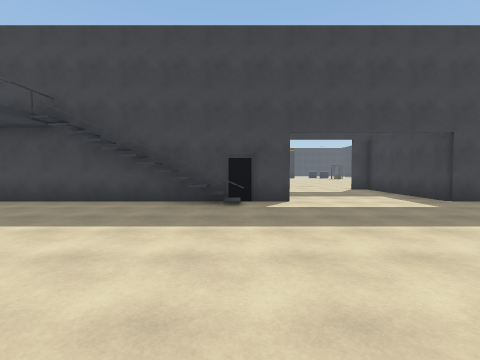
[1] (above)

24 first-person views from a walk through a 3-D level made in the Unity game engine. The camera is 1.5 m above the floor, tilts 2° down and sees 85° across. The floor is counted in squares, 2 m on a side. Each view is taken from the middle of a square. On the plan, view 1 faces up. The plan holds only what a view shows up to about 9 squares ahead; the rest is blank. The place goes on beyond the plan. Door leaves are left out, so doorways stand open.

[2]
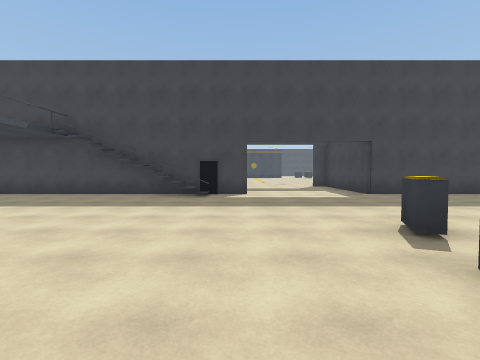

[3]
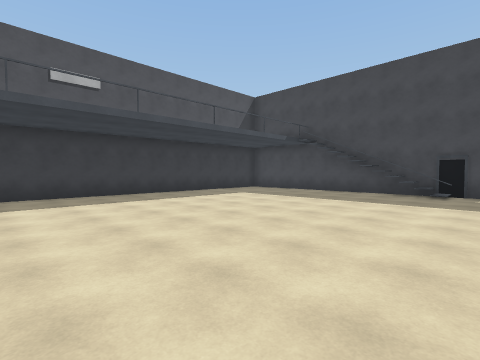

[4]
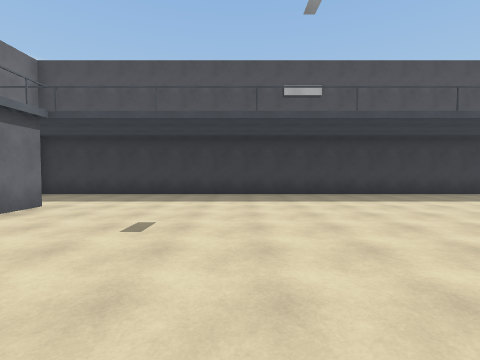

[5]
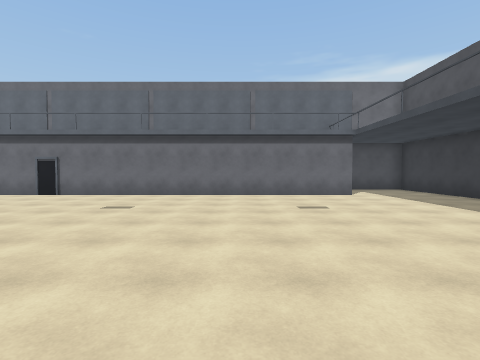

[6]
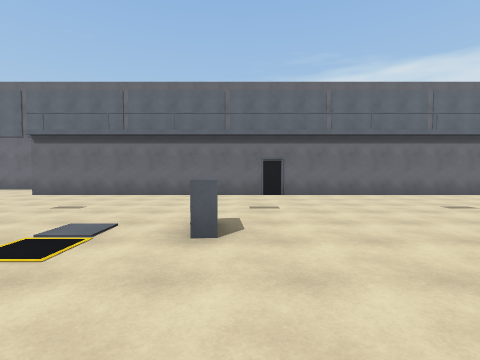

[7]
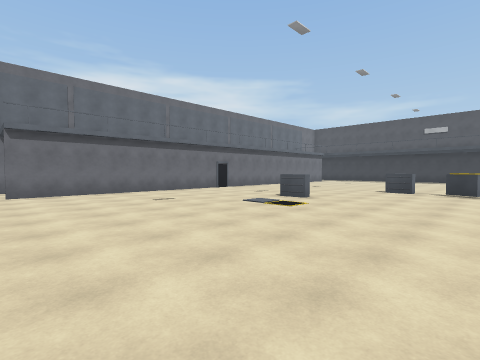

[8]
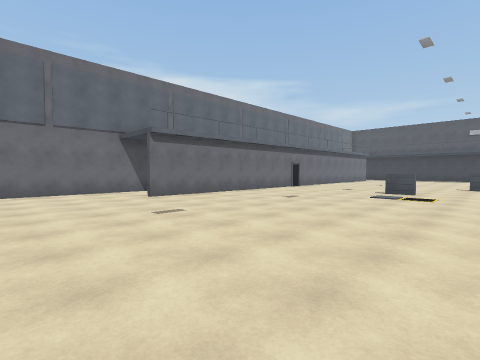

[9]
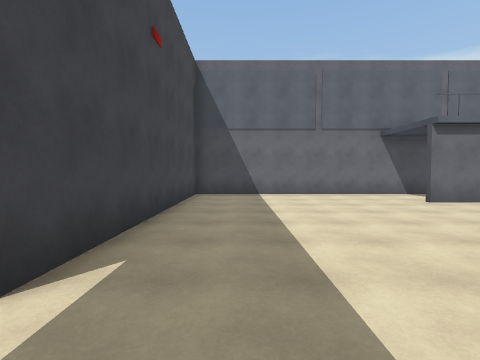

[10]
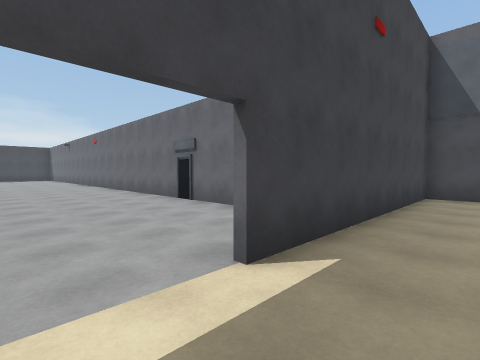

[11]
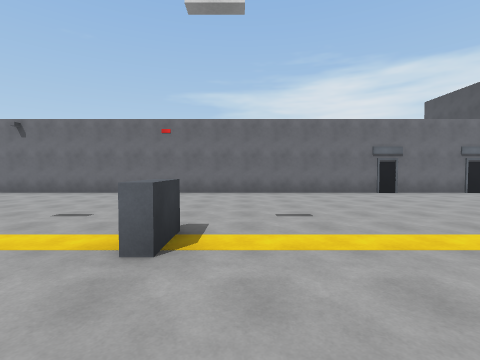

[12]
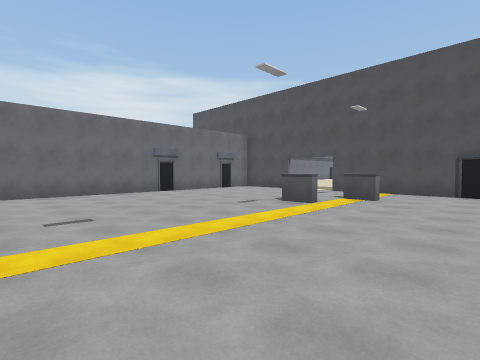

[13]
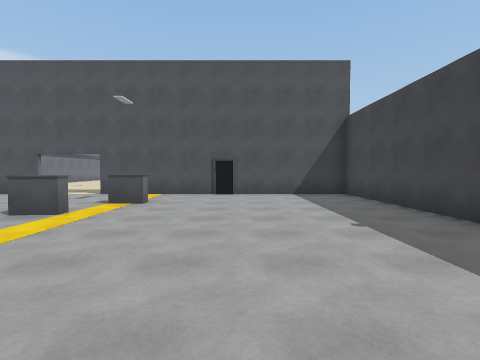

[14]
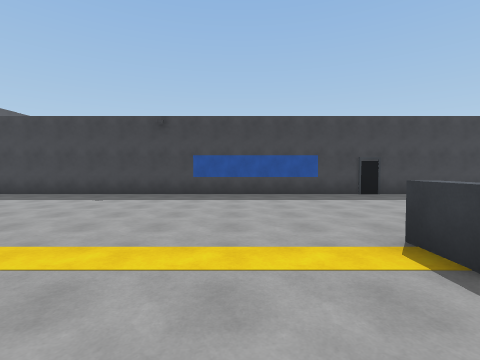

[15]
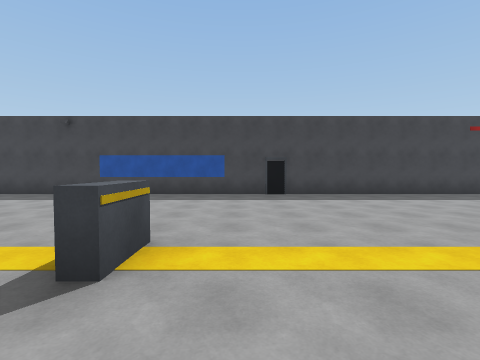

[16]
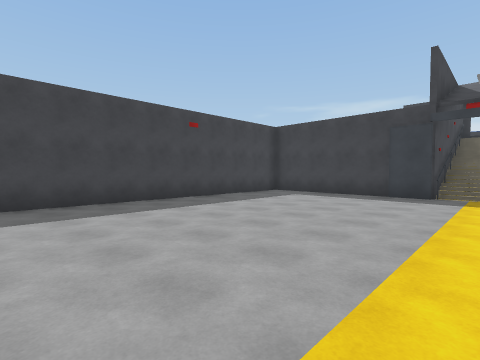

[17]
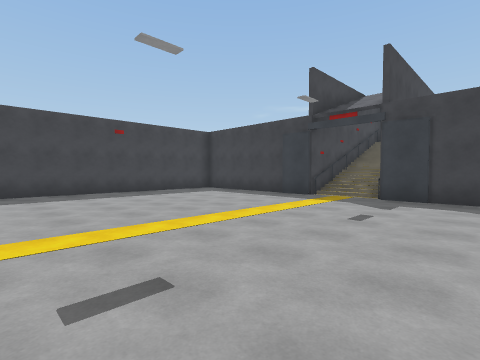

[18]
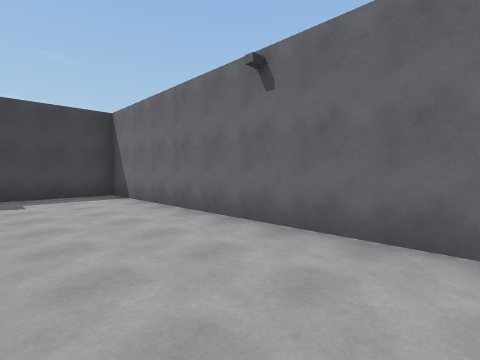

[19]
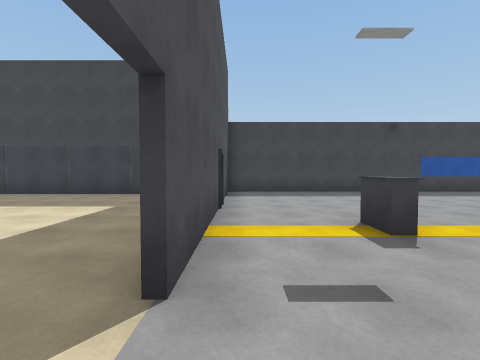

[20]
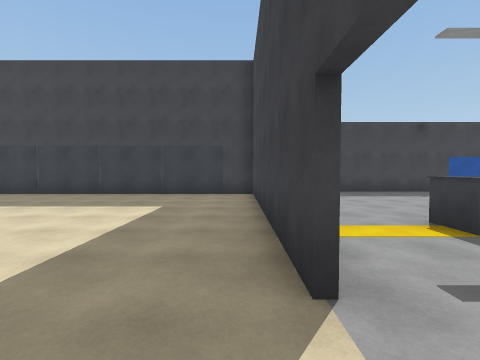

[21]
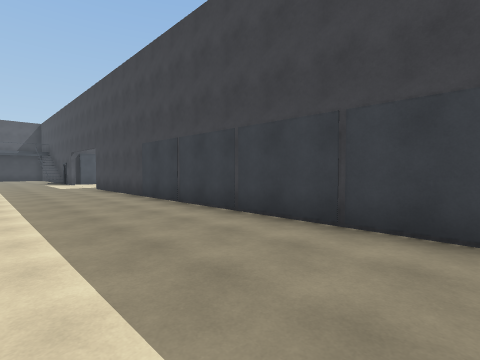

[22]
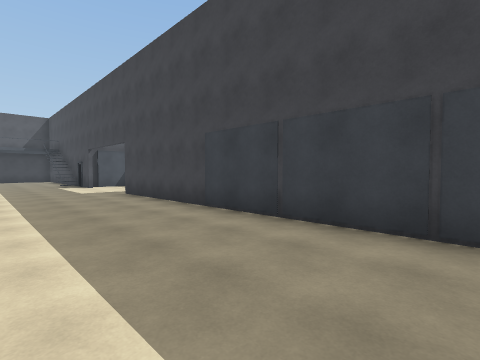

[23]
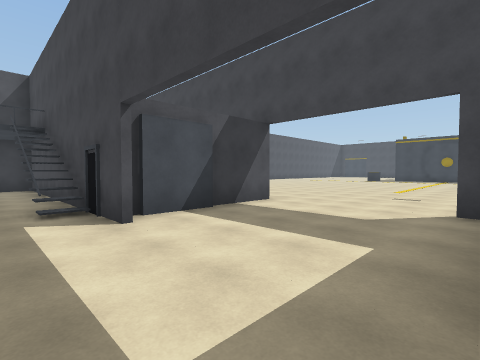

[24]
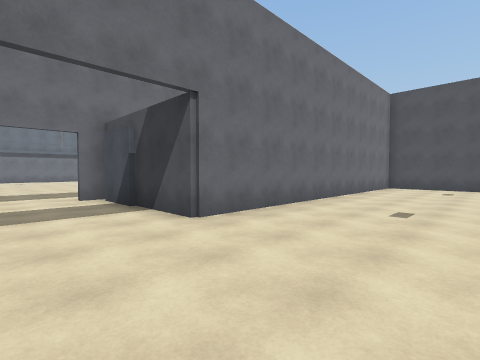

### Floor plan
Points are (right, up) in squares from view 1. A wall is a line through its corners. A room is listed if a view was taken in it or the views show most of it. See-through windows are left out.
Room 1 (views 1, 2, 3, 4, 5, 6, 7, 8, 9, 10, 19, 20, 21, 22, 23, 24)
walls: (1.2, 6.4) (-6.8, 6.4); (-7.4, 4.8) (-7.4, -9.5); (10.9, -9.4) (18.4, -9.4) (18.4, -2.5); (-4.6, -7.2) (12.5, -7.2); (18.4, -0.5) (18.4, 5.9); (18.5, 6.4) (5.1, 6.4) (5.1, 9); (-6.4, 10.6) (0.6, 10.6) (0.6, 6.6) (1.2, 6.6)
low walls: (0.1, 5.6) (-1.5, 5.6)
ways out: opening at (19, -1.5) to room 2
objects: other object (3, 0); other object (3, 1); other object (7, -2)
Room 2 (views 11, 12, 13, 14, 15, 16, 17, 18)
walls: (21.2, 1) (20.7, 1) (20.7, 1.9); (39.4, 7.4) (18.6, 7.4) (18.6, -0.5); (18.6, -2.5) (18.6, -3.8); (19.8, -4.9) (41.4, -4.9) (41.4, -3.9)
ways out: opening at (19, -1.5) to room 1
objects: other object (29, 1)

Where each view was taken, in squares from view 1:
view 1: 0 up, 0 right, facing up
view 2: 2 down, 1 right, facing up
view 3: 3 down, 1 right, facing up-left
view 4: 3 down, 1 right, facing left
view 5: 1 up, 1 left, facing down
view 6: 1 up, 6 right, facing down
view 7: 2 up, 13 right, facing down-left
view 8: 0 up, 16 right, facing down-left
view 9: 1 down, 17 right, facing down
view 10: 1 down, 17 right, facing down-right
view 11: 4 up, 28 right, facing down
view 12: 4 up, 28 right, facing down-left
view 13: 4 up, 27 right, facing left
view 14: 1 down, 27 right, facing up
view 15: 1 down, 30 right, facing up
view 16: 1 up, 33 right, facing up-right
view 17: 2 down, 34 right, facing up-right
view 18: 2 down, 33 right, facing down-right
view 19: 2 down, 19 right, facing up
view 20: 2 down, 18 right, facing up
view 21: 3 up, 17 right, facing up-left
view 22: 3 up, 14 right, facing up-left
view 23: 5 up, 5 right, facing up-left
view 24: 14 up, 3 right, facing down-left
